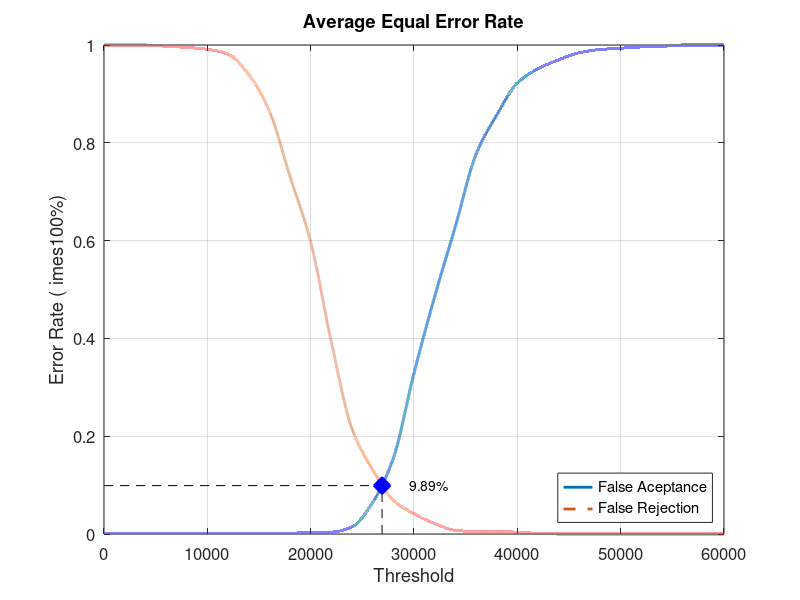
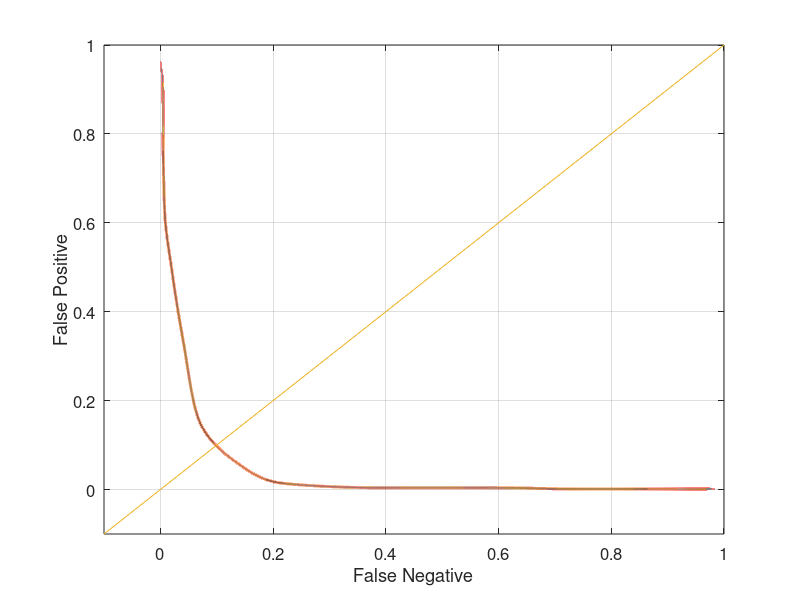

The MATLAB script that drew these images, in order:
close all;
clear;
clc;
x = 0:2000:60000;
xq = 0:0.5:60000;

y0 = [0 0.00131579 0.00131579 0.00131579 0.00131579 0.00131579 0.00131579 0.00131579 0.00131579 0.00131579 0.00394737 0.00394737 0.0144737 0.0644737 0.155263 0.328947 0.485526 0.628947 0.776316 0.856579 0.922368 0.951316 0.969737 0.98421 0.99079 0.993421 0.996053 0.997368 1 1 1]
yy0 = interp1(x, y0, xq, 'pchip');
y1 = [1 1 1 0.9975 0.995 0.99125 0.98125 0.94 0.865 0.73125 0.5975 0.3925 0.215 0.13125 0.06875 0.04125 0.02125 0.0075 0.005 0.005 0.00375 0.00125 0 0 0 0 0 0 0 0 0]
yy1 = interp1(x, y1, xq, 'pchip');

% Calculating EER: 
y2 = abs(y0 - y1);
find(y2 == min(y2))
yy2 = abs(yy0 - yy1);
xEER = find(yy2 == min(yy2));
xEERIndex = xq(xEER) % X-axis EER
yEER = yy0(xEER) % Y-axis EER

main = figure
plot(xq, yy0,'-','LineWidth', 2);	hold on
plot(xq, yy1,'--','LineWidth', 2);	hold on
plot([xEERIndex xEERIndex], [0 yEER], 'k--');	hold on
plot([0 xEERIndex], [yEER yEER], 'k--');	hold on
plot(xEERIndex, yEER, 'bx', 'LineWidth', 10);	hold on
text(xEERIndex + 10 * xEERIndex / 100, yEER, [num2str(round((10000 * yEER)) / 100) '%'])
legend('False Aceptance', 'False Rejection', 'Location', 'SouthEast')
xlabel('Threshold')
ylabel('Error Rate (	imes100%)')
title('Average Equal Error Rate')
set(gca, 'FontSize', 12)
axis([0 60000 0 1])
grid on

print(main, 'Experiment1AverageMain', '-dpng');
FNRxFPR = figure('Color', [1 1 1]);
plot(yy1, yy0, '-', yy1, yy0, 'LineWidth', 2);
hold on
y = -0.1:0.1:1
plot(y, y); 
set(gca, 'FontSize', 12)
xlabel('False Negative')
ylabel('False Positive')
axis([-0.1 1 -0.1 1])
set(gca, 'FontSize', 12)
grid on

print(FNRxFPR, 'Experiment1AverageFNRxFPR','-dpng');
